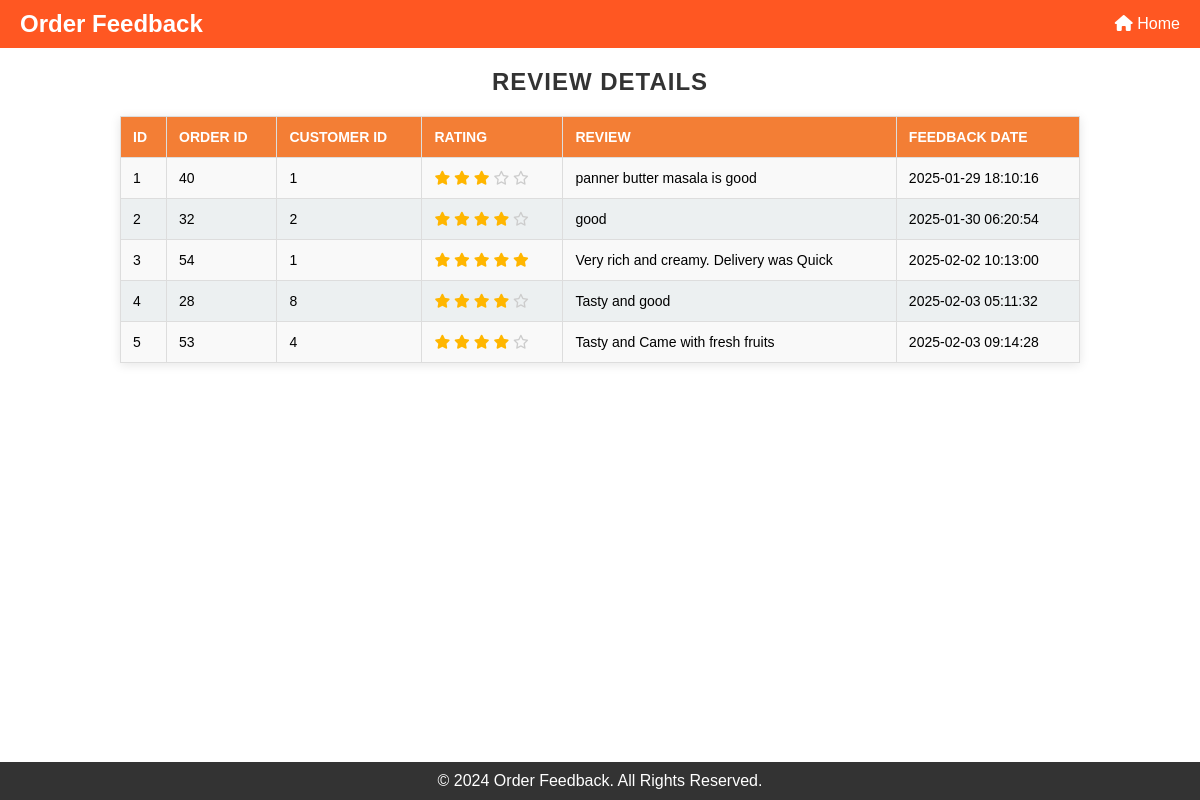
/view_ratings, run on an earlier commit of the app's database.
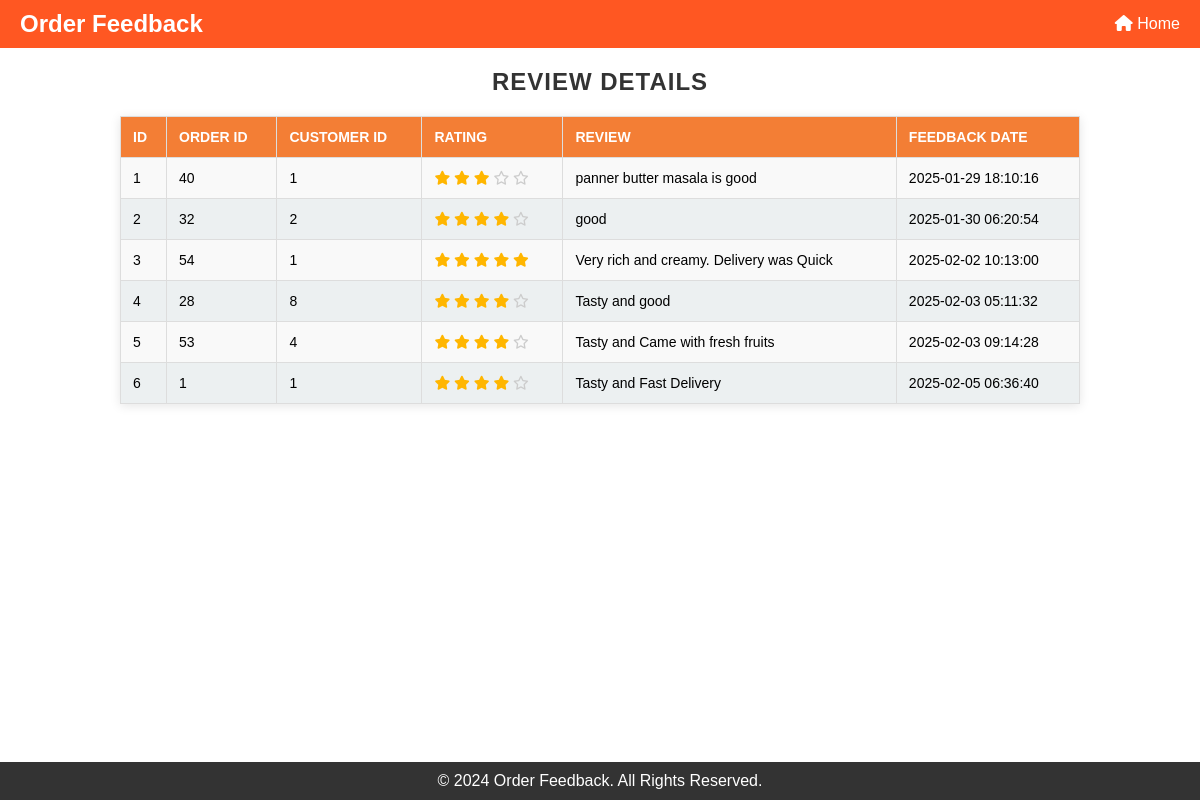
And on a later commit of the database.
### tables this page shows
CREATE TABLE OrderFeedback (
            id INTEGER PRIMARY KEY AUTOINCREMENT,
            orderId INTEGER NOT NULL,
            customerId INTEGER NOT NULL,
            rating INTEGER CHECK(rating BETWEEN 1 AND 5) NOT NULL,
            review TEXT,
            feedbackDate TIMESTAMP DEFAULT CURRENT_TIMESTAMP,
            FOREIGN KEY (orderId) REFERENCES Orders (orderId) ON DELETE CASCADE,
            FOREIGN KEY (customerId) REFERENCES users (id) ON DELETE CASCADE
        );

### mergedapp.py (the view)
@app.route('/view_ratings')
def order_ratings():
    try:
        with get_db_connection() as conn:
            cursor = conn.cursor()
            cursor.execute('''
            SELECT id, orderId, customerId, rating, review, feedbackDate
            FROM OrderFeedback;
            ''')
            feedback_data = cursor.fetchall()  # Fetch all rows
    except sqlite3.Error as e:
        print(f"Database error: {e}")
        feedback_data = []
    return render_template('view-ratings.html',  feedback_data=feedback_data)

### mergedapp.py (called while the page is built)
def get_db_connection():
    conn = sqlite3.connect(DATABASE)  # Timeout to avoid lock
    conn.row_factory = sqlite3.Row
    return conn

### templates/view-ratings.html (shortened to what this page needs)
<!DOCTYPE html>
<html lang="en">
<head>
    <link href="https://cdnjs.cloudflare.com/ajax/libs/font-awesome/6.5.0/css/all.min.css" rel="stylesheet">
</head>
<body>
    <header>
        <div class="logo">Order Feedback</div>
        <nav>
            <ul>
                <li><a href="{{ url_for('admin')}}"><i class="fa-solid fa-house"></i> Home</a></li>
            </ul>
        </nav>
    </header>
    <main>
        <section>
            <h1>Review Details</h1>
            <table>
                <thead>
                    <tr>
                        <th>ID</th>
                        <th>Order ID</th>
                        <th>Customer ID</th>
                        <th>Rating</th>
                        <th>Review</th>
                        <th>Feedback Date</th>
                    </tr>
                </thead>
                <tbody>
                    {% for feedback in feedback_data %}
                    <tr>
                        <td>{{ feedback[0] }}</td>
                        <td>{{ feedback[1] }}</td>
                        <td>{{ feedback[2] }}</td>
                        <td>
                            {% for i in range(feedback[3]) %}
                                <i class="fa-solid fa-star star-filled"></i>
                            {% endfor %}
                            {% for i in range(feedback[3], 5) %}
                                <i class="fa-regular fa-star star-empty"></i>
                            {% endfor %}
                        </td>
                        <td>{{ feedback[4] }}</td>
                        <td>{{ feedback[5] }}</td>
                    </tr>
                    {% endfor %}
                </tbody>
            </table>
        </section>
    </main>
    <footer>
        <p>&copy; 2024 Order Feedback. All Rights Reserved.</p>
    </footer>
</body>
</html>

### templates/view-ratings.html (style rules this page uses)
* { margin: 0; padding: 0; box-sizing: border-box; font-family: Arial, sans-serif; }
body { display: flex; flex-direction: column; min-height: 100vh; }
main { flex: 1; }
footer { background-color: #333; color: white; text-align: center; padding: 10px 0; }
header { background: #ff5722; color: white; padding: 10px 20px; display: flex; justify-content: space-between; align-items: center; flex-wrap: wrap; }
header .logo { font-size: 1.5rem; font-weight: bold; }
header nav ul { list-style: none; display: flex; gap: 15px; }
header nav ul li a { color: white; text-decoration: none; }
table { width: 80%; margin: 20px auto; border-collapse: collapse; background-color: #fff; box-shadow: 0 2px 10px rgba(0, 0, 0, 0.1); }
th, td { border: 1px solid #ddd; padding: 12px; text-align: left; font-size: 14px; }
th { background-color: rgb(243, 126, 53); color: #fff; text-transform: uppercase; }
td { background-color: #f9f9f9; }
tr:nth-child(even) td { background-color: #ecf0f1; }
h1 { font-family: 'Arial', sans-serif; font-size: 24px; font-weight: bold; color: #333; text-align: center; text-transform: uppercase; letter-spacing: 1px; margin-top: 20px; }
.star-filled { color:#FFB600; }
.star-empty { color: #ccc; }

What changed in the data, as far as the page shows it:
added OrderFeedback: id "6", orderId "1", customerId "1", rating 4 (drawn), review "Tasty and Fast Delivery", feedbackDate "2025-02-05 06:36:40"
